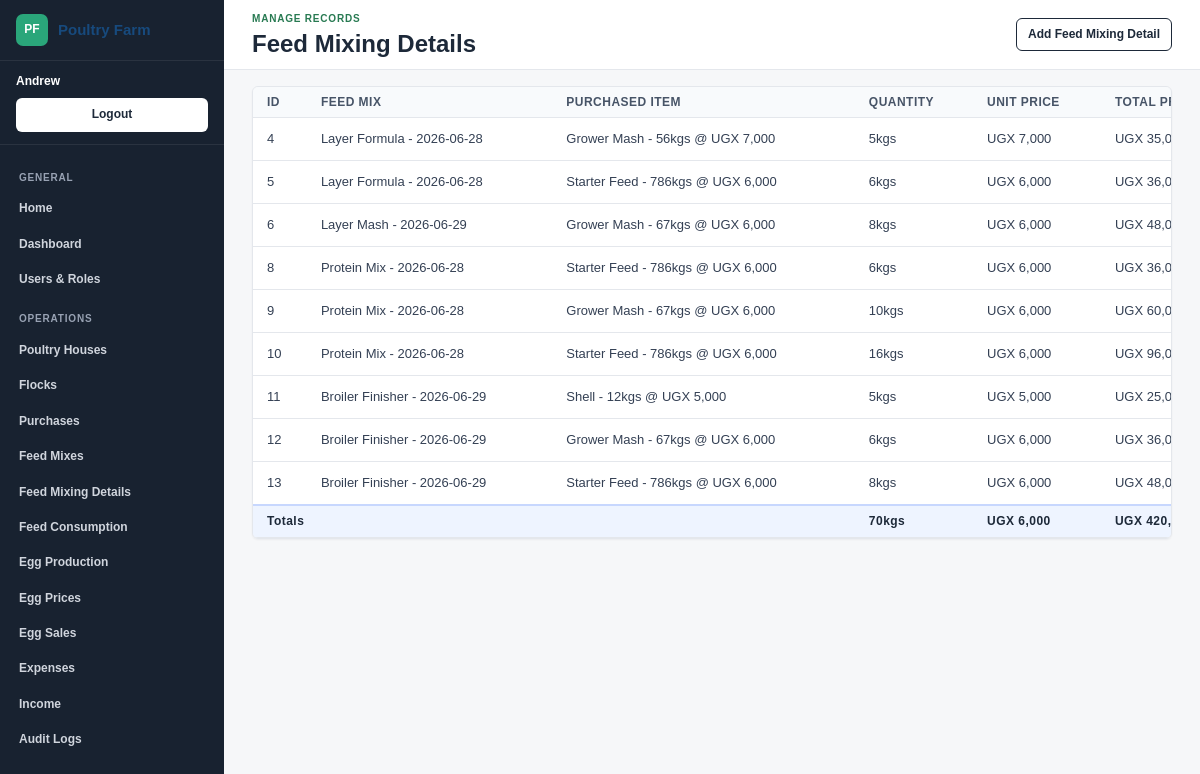
/records/feed-mix-details/ (signed in), run on the app's committed database.
### PoutryManagementSysyem/models.py (models this page shows, shortened)
class TimeStampedModel(models.Model):
    created_at = models.DateTimeField(auto_now_add=True)
    updated_at = models.DateTimeField(auto_now=True)
    class Meta:
        abstract = True

class FeedMixDetail(TimeStampedModel):
    feed_mix = models.ForeignKey(FeedMix, on_delete=models.CASCADE, related_name='details')
    purchase = models.ForeignKey(
        Purchase,
        on_delete=models.PROTECT,
        related_name='feed_mix_details',
        null=True,
        blank=True,
    )
    inventory_item = models.ForeignKey(InventoryItem, on_delete=models.PROTECT, related_name='feed_mix_details')
    quantity = models.DecimalField(max_digits=12, decimal_places=2)
    unit = models.CharField(max_length=30, default='kg')
    unit_price = models.DecimalField(max_digits=12, decimal_places=2)
    total_price = models.DecimalField(max_digits=12, decimal_places=2, editable=False, default=0)
    class Meta:
        ordering = ['inventory_item__item_name']

class FeedMix(TimeStampedModel):
    detail_properties = ['total_quantity', 'total_unit_price', 'total_cost', 'stock']
    LAYER_FORMULA = 'Layer Formula'
    GROWER_FORMULA = 'Grower Formula'
    PROTEIN_MIX = 'Protein Mix'
    EMPTY_FORMULA = 'Empty Formula'
    CHICK_STARTER = 'Chick Starter'
    BROILER_STARTER = 'Broiler Starter'
    BROILER_GROWER = 'Broiler Grower'
    BROILER_FINISHER = 'Broiler Finisher'
    LAYER_MASH = 'Layer Mash'
    GROWER_MASH = 'Grower Mash'
    DEVELOPER_MASH = 'Developer Mash'
    BREEDER_MASH = 'Breeder Mash'
    ENERGY_MIX = 'Energy Mix'
    UNLINKED_FORMULA = 'Unlinked Formula'
    CUSTOM_MIX = 'Custom Mix'
    MIX_NAME_CHOICES = [
        (LAYER_FORMULA, 'Layer Formula'),
        (GROWER_FORMULA, 'Grower Formula'),
        (PROTEIN_MIX, 'Protein Mix'),
        (CHICK_STARTER, 'Chick Starter'),
        (BROILER_STARTER, 'Broiler Starter'),
        (BROILER_GROWER, 'Broiler Grower'),
        (BROILER_FINISHER, 'Broiler Finisher'),
        (LAYER_MASH, 'Layer Mash'),
        (GROWER_MASH, 'Grower Mash'),
        (DEVELOPER_MASH, 'Developer Mash'),
        (BREEDER_MASH, 'Breeder Mash'),
        (ENERGY_MIX, 'Energy Mix'),
        (EMPTY_FORMULA, 'Empty Formula'),
        (UNLINKED_FORMULA, 'Unlinked Formula'),
        (CUSTOM_MIX, 'Custom Mix'),
    ]
    MIX_INGREDIENTS = {
        LAYER_FORMULA: ['Maize Bran', 'Whole Maize', 'Maize Germ', 'Wheat Bran', 'Rice Bran', 'Soya', 'Soybean Meal', 'Cotton Cake', 'Sunflower Cake', 'Concentrate', 'Fish Meal', 'Blood Meal', 'Bone Meal', 'Meat And Bone Meal', 'Shell', 'Oyster Shell', 'Limestone', 'DCP', 'Salt', 'Vitamin Premix', 'Mineral Premix', 'Lysine', 'Methionine', 'Toxin Binder'],
        GROWER_FORMULA: ['Maize Bran', 'Whole Maize', 'Maize Germ', 'Wheat Bran', 'Wheat Pollard', 'Soya', 'Soybean Meal', 'Cotton Cake', 'Groundnut Cake', 'Concentrate', 'Fish Meal', 'Bone Meal', 'Salt', 'Vitamin Premix', 'Mineral Premix', 'Lysine', 'Methionine'],
        PROTEIN_MIX: ['Soya', 'Soybean Meal', 'Cotton Cake', 'Groundnut Cake', 'Sunflower Cake', 'Sesame Cake', 'Palm Kernel Cake', 'Concentrate', 'Fish Meal', 'Blood Meal', 'Bone Meal', 'Meat And Bone Meal', 'Vitamin Premix', 'Amino Acid Premix', 'Lysine', 'Methionine'],
        CHICK_STARTER: ['Chick Starter', 'Chick Mash', 'Maize Bran', 'Whole Maize', 'Soya', 'Soybean Meal', 'Fish Meal', 'Blood Meal', 'Bone Meal', 'DCP', 'Vitamin Premix', 'Mineral Premix', 'Lysine', 'Methionine'],
        BROILER_STARTER: ['Broiler Starter', 'Broiler Pellets', 'Maize Bran', 'Whole Maize', 'Soya', 'Soybean Meal', 'Fish Meal', 'Blood Meal', 'Bone Meal', 'DCP', 'Vitamin Premix', 'Mineral Premix', 'Lysine', 'Methionine'],
        BROILER_GROWER: ['Broiler Grower', 'Broiler Pellets', 'Maize Bran', 'Whole Maize', 'Wheat Bran', 'Soya', 'Soybean Meal', 'Cotton Cake', 'Groundnut Cake', 'Concentrate', 'Bone Meal', 'DCP', 'Vitamin Premix', 'Lysine', 'Methionine'],
        BROILER_FINISHER: ['Broiler Finisher', 'Broiler Pellets', 'Maize Bran', 'Whole Maize', 'Wheat Bran', 'Soya', 'Soybean Meal', 'Cotton Cake', 'Groundnut Cake', 'Concentrate', 'Bone Meal', 'DCP', 'Vitamin Premix', 'Lysine', 'Methionine'],
        LAYER_MASH: ['Layer Mash', 'Layer Pellets', 'Maize Bran', 'Whole Maize', 'Maize Germ', 'Wheat Bran', 'Soya', 'Soybean Meal', 'Cotton Cake', 'Shell', 'Oyster Shell', 'Limestone', 'DCP', 'Salt', 'Vitamin Premix', 'Mineral Premix', 'Lysine', 'Methionine'],
        GROWER_MASH: ['Grower Mash', 'Grower Pellets', 'Maize Bran', 'Whole Maize', 'Wheat Bran', 'Soya', 'Soybean Meal', 'Cotton Cake', 'Concentrate', 'Salt', 'Vitamin Premix', 'Mineral Premix'],
        DEVELOPER_MASH: ['Maize Bran', 'Whole Maize', 'Wheat Bran', 'Wheat Pollard', 'Soya', 'Soybean Meal', 'Cotton Cake', 'Concentrate', 'Bone Meal', 'DCP', 'Salt', 'Vitamin Premix', 'Mineral Premix'],
        BREEDER_MASH: ['Maize Bran', 'Whole Maize', 'Soya', 'Soybean Meal', 'Cotton Cake', 'Fish Meal', 'Bone Meal', 'Shell', 'Oyster Shell', 'Limestone', 'DCP', 'Vitamin Premix', 'Mineral Premix', 'Lysine', 'Methionine'],
        ENERGY_MIX: ['Maize Bran', 'Whole Maize', 'Maize Germ', 'Wheat Bran', 'Wheat Pollard', 'Rice Bran', 'Broken Rice', 'Sorghum', 'Millet', 'Cassava Flour', 'Sunflower Cake', 'Concentrate', 'Molasses'],
        CUSTOM_MIX: [item_name for item_name, _ in Purchase.ITEM_NAME_CHOICES],
    }
    mix_name = models.CharField(max_length=120, choices=MIX_NAME_CHOICES)
    item_name = models.CharField(max_length=120, choices=Purchase.ITEM_NAME_CHOICES, default='Maize Bran')
    purchase = models.ForeignKey(
        Purchase,
        on_delete=models.PROTECT,
        related_name='feed_mixes',
        null=True,
        blank=True,
    )
    mixing_date = models.DateField(default=timezone.localdate)
    quantity = models.DecimalField(max_digits=12, decimal_places=2, default=0)
    unit_price = models.DecimalField(max_digits=12, decimal_places=2, default=0)
    total_amount = models.DecimalField(max_digits=12, decimal_places=2, editable=False, default=0)
    stock = models.DecimalField(max_digits=12, decimal_places=2, default=0)
    remarks = models.TextField(blank=True)
    class Meta:
        ordering = ['-mixing_date', 'mix_name']
    @property
    def total_quantity(self):
        detail_total = self.details.aggregate(total=Sum('quantity'))['total']
        return detail_total if detail_total is not None else self.quantity
    @property
    def total_cost(self):
        detail_total = self.details.aggregate(total=Sum('total_price'))['total']
        return detail_total if detail_total is not None else self.total_amount
    @property
    def total_unit_price(self):
        detail_total = self.details.aggregate(total=Sum('unit_price'))['total']
        return detail_total if detail_total is not None else self.unit_price
    def __str__(self):
        return f'{self.mix_name} - {self.mixing_date}'

### PoutryManagementSysyem/views.py (the view)
# urls.py: path('records/<slug:model_slug>/', views.record_list, name='record_list'),
@login_required
def record_list(request, model_slug):
    config = get_crud_config(model_slug)
    if not config:
        return redirect('poultry:crud_index')
    require_model_permission(request, config['model'], 'view')
    objects = config['model'].objects.order_by('id')
    return render(request, 'PoutryManagementSysyem/record_list.html', {
        'config': config,
        'model_slug': model_slug,
        'columns': [format_label(column) for column in config['columns']],
        'rows': list_rows(objects, config['columns']),
        'calculations': list_calculations(model_slug),
        'total_row': list_total_row(model_slug),
        'can_add': not config.get('read_only') and has_model_permission(request.user, config['model'], 'add'),
        'can_change': not config.get('read_only') and has_model_permission(request.user, config['model'], 'change'),
        'can_delete': not config.get('read_only') and has_model_permission(request.user, config['model'], 'delete'),
    })

### PoutryManagementSysyem/views.py (called while the page is built, shortened)
def get_crud_config(slug):
    return CRUD_MODELS.get(slug)

def model_permission(model, action):
    return f'{model._meta.app_label}.{action}_{model._meta.model_name}'

def has_model_permission(user, model, action):
    return user.has_perm(model_permission(model, action))

def require_model_permission(request, model, action):
    if not has_model_permission(request.user, model, action):
        raise PermissionDenied

def format_label(value):
    labels = {
        'inventory_item': 'Purchased Item',
        'purchase': 'Purchased Item',
        'total_quantity': 'Quantity',
        'total_unit_price': 'Unit Price',
        'total_cost': 'Total Amount',
        'stock': 'Stock',
        'number_of_birds': 'Number Of Birds Purchased',
        'remarks_status': 'Remarks',
    }
    if value in labels:
        return labels[value]
    return value.replace('_', ' ').title()

def format_decimal(value):
    decimal_value = Decimal(value)
    if decimal_value == decimal_value.to_integral():
        return f'{decimal_value:,.0f}'
    return f'{decimal_value.normalize():,f}'

def display_unit(unit, quantity):
    units = {
        'kg': 'kg' if Decimal(quantity) == Decimal('1') else 'kgs',
        'pc': 'pc' if Decimal(quantity) == Decimal('1') else 'pcs',
        'litre': 'litre' if Decimal(quantity) == Decimal('1') else 'litres',
        'bottle': 'bottle' if Decimal(quantity) == Decimal('1') else 'bottles',
    }
    return units.get(unit, unit)

def format_currency(value):
    return f'UGX {Decimal(value):,.0f}'

def format_quantity_with_unit(quantity, unit):
    return f'{format_decimal(quantity)}{display_unit(unit, quantity)}'

def format_cell_value(obj, column):
    value = getattr(obj, column)
    if isinstance(obj, FeedMixDetail):
        if column == 'purchase':
            purchase = obj.purchase
            if purchase:
                return f'{purchase.item_name} - {format_quantity_with_unit(purchase.quantity, purchase.unit)} @ {format_currency(purchase.unit_price)}'
            return obj.inventory_item
        if column == 'quantity':
            return format_quantity_with_unit(value, obj.unit)
        if column in {'unit_price', 'total_price'}:
            return format_currency(value)
    if isinstance(obj, EggProduction):
        if column in {'sold_eggs', 'egg_balance', 'loose_egg_balance'}:
            return f'{format_decimal(value)} eggs'
        if column == 'tray_balance':
            return f'{format_decimal(value)} trays'
    return value

### PoutryManagementSysyem/templates/PoutryManagementSysyem/record_list.html (shortened to what this page needs)
{% extends 'PoutryManagementSysyem/base_app.html' %}
{% block eyebrow %}Manage records{% endblock %}
{% block page_title %}{{ config.title }}{% endblock %}
{% block page_actions %}
    {% if can_add %}
        <a href="{% url 'poultry:record_create' model_slug %}">Add {{ config.singular }}</a>
    {% endif %}
{% endblock %}
{% block content %}
    <section class="table-panel record-table record-table-{{ model_slug }}">
        <table>
            <colgroup>
                {% for column in columns %}
                    <col>
                {% endfor %}
                <col class="actions-col">
            </colgroup>
            <thead>
                <tr>
                    {% for column in columns %}
                        <th>{{ column }}</th>
                    {% endfor %}
                </tr>
            </thead>
            <tbody>
                {% for row in rows %}
                    <tr>
                        {% for item in row.values %}
                            <td>{{ item.value|default:"-" }}</td>
                        {% endfor %}
                    </tr>
                {% empty %}
                    <tr>
                        <td colspan="{{ columns|length|add:1 }}">No records found.</td>
                    </tr>
                {% endfor %}
            </tbody>
            {% if total_row %}
                <tfoot>
                    <tr class="totals-row">
                        {% if total_row.cells %}
                            <th colspan="{{ total_row.label_colspan|default:1 }}">{{ total_row.label }}</th>
                            {% for cell in total_row.cells %}
                                <th>{{ cell }}</th>
                            {% endfor %}
                        {% else %}
                            <th colspan="3">{{ total_row.label }}</th>
                            <th>{{ total_row.quantity_display|default:total_row.quantity }}</th>
                            <th>{{ total_row.unit_price_display|default:total_row.unit_price }}</th>
                            <th>{{ total_row.total_price_display|default:total_row.total_price }}</th>
                        {% endif %}
                    </tr>
                </tfoot>
            {% endif %}
        </table>
    </section>
{% endblock %}

### PoutryManagementSysyem/templates/PoutryManagementSysyem/base_app.html (shortened to what this page needs)
{% load static %}
<!doctype html>
<html lang="en">
<head>
    <link rel="stylesheet" href="{% static 'PoutryManagementSysyem/styles.css' %}">
</head>
<body class="admin-layout">
    <aside class="app-sidebar" aria-label="Application navigation">
        <a class="sidebar-brand" href="/">
            <span>PF</span>
            <strong>Poultry Farm</strong>
        </a>
        {% if user.is_authenticated %}
            <div class="sidebar-user">
                <span>{{ user.get_username }}</span>
                <form method="post" action="{% url 'logout' %}">
                    <button type="submit">Logout</button>
                </form>
            </div>
        {% endif %}
        <nav class="sidebar-nav">
            <span class="nav-section">General</span>
            <a href="/">Home</a>
            <a href="{% url 'poultry:dashboard' %}">Dashboard</a>
            {% if perms.auth.view_user or perms.auth.view_group %}
                <a href="{% url 'poultry:user_list' %}">Users & Roles</a>
            {% endif %}
            <span class="nav-section">Operations</span>
            {% if perms.PoutryManagementSysyem.view_poultryhouse %}
                <a href="{% url 'poultry:record_list' 'houses' %}">Poultry Houses</a>
            {% endif %}
            {% if perms.PoutryManagementSysyem.view_flock %}
                <a href="{% url 'poultry:record_list' 'flocks' %}">Flocks</a>
            {% endif %}
            {% if perms.PoutryManagementSysyem.view_purchase %}
                <a href="{% url 'poultry:record_list' 'purchases' %}">Purchases</a>
            {% endif %}
            {% if perms.PoutryManagementSysyem.view_feedmix %}
                <a href="{% url 'poultry:record_list' 'feed-mixes' %}">Feed Mixes</a>
            {% endif %}
            {% if perms.PoutryManagementSysyem.view_feedmixdetail %}
                <a href="{% url 'poultry:record_list' 'feed-mix-details' %}">Feed Mixing Details</a>
            {% endif %}
            {% if perms.PoutryManagementSysyem.view_feedconsumption %}
                <a href="{% url 'poultry:record_list' 'feed-consumption' %}">Feed Consumption</a>
            {% endif %}
            {% if perms.PoutryManagementSysyem.view_eggproduction %}
                <a href="{% url 'poultry:record_list' 'egg-production' %}">Egg Production</a>
            {% endif %}
            {% if perms.PoutryManagementSysyem.view_eggprice %}
                <a href="{% url 'poultry:record_list' 'egg-prices' %}">Egg Prices</a>
            {% endif %}
            {% if perms.PoutryManagementSysyem.view_eggsale %}
                <a href="{% url 'poultry:record_list' 'egg-sales' %}">Egg Sales</a>
            {% endif %}
            {% if perms.PoutryManagementSysyem.view_expense %}
                <a href="{% url 'poultry:record_list' 'expenses' %}">Expenses</a>
            {% endif %}
            {% if perms.PoutryManagementSysyem.view_income %}
                <a href="{% url 'poultry:record_list' 'income' %}">Income</a>
            {% endif %}
            {% if perms.PoutryManagementSysyem.view_auditlog %}
                <a href="{% url 'poultry:record_list' 'audit-logs' %}">Audit Logs</a>
            {% endif %}
        </nav>
    </aside>
    <div class="app-shell">
        <header class="app-topbar">
            <div>
                <div class="eyebrow">{% block eyebrow %}Farm management{% endblock %}</div>
                <h1>{% block page_title %}Poultry Management{% endblock %}</h1>
            </div>
            <nav class="actions">
                {% block page_actions %}{% endblock %}
            </nav>
        </header>
        <main class="app-main">
            {% block content %}{% endblock %}
        </main>
    </div>
</body>
</html>

### data on the page
FeedMixDetail: value "4" "Grower Mash - 56kgs @ UGX 7,000" "5kgs" "UGX 7,000" "UGX…"
FeedMix: value "Layer Formula - 2026-06-28"
FeedMixDetail: value "5" "Starter Feed - 786kgs @ UGX 6,000" "6kgs" "UGX 6,000" "UGX…"
FeedMixDetail: value "6" "Grower Mash - 67kgs @ UGX 6,000" "8kgs" "UGX 6,000" "UGX…"
FeedMix: value "Layer Mash - 2026-06-29"
FeedMixDetail: value "8" "Starter Feed - 786kgs @ UGX 6,000" "6kgs" "UGX 6,000" "UGX…"
FeedMix: value "Protein Mix - 2026-06-28"
FeedMixDetail: value "9" "Grower Mash - 67kgs @ UGX 6,000" "10kgs" "UGX 6,000" "UGX…"
FeedMixDetail: value "10" "Starter Feed - 786kgs @ UGX 6,000" "16kgs" "UGX 6,000" "UGX…"
FeedMixDetail: value "11" "Shell - 12kgs @ UGX 5,000" "5kgs" "UGX 5,000" "UGX…"
FeedMix: value "Broiler Finisher - 2026-06-29"
FeedMixDetail: value "12" "Grower Mash - 67kgs @ UGX 6,000" "6kgs" "UGX 6,000" "UGX…"
FeedMixDetail: value "13" "Starter Feed - 786kgs @ UGX 6,000" "8kgs" "UGX 6,000" "UGX…"

### other printed values
{{ user.get_username }} "Andrew"
{{ config.title }} "Feed Mixing Details"
{{ config.singular }} "Feed Mixing Detail"
{{ column }} "ID" "FEED MIX" "PURCHASED ITEM" "QUANTITY" "UNIT PRICE" "TOTAL…"
{{ total_row.label }} "Totals"
{{ total_row.quantity_display|default:total_row.quantity }} "70kgs"
{{ total_row.unit_price_display|default:total_row.unit_price }} "UGX 6,000"
{{ total_row.total_price_display|default:total_row.total_price }} "UGX…"
